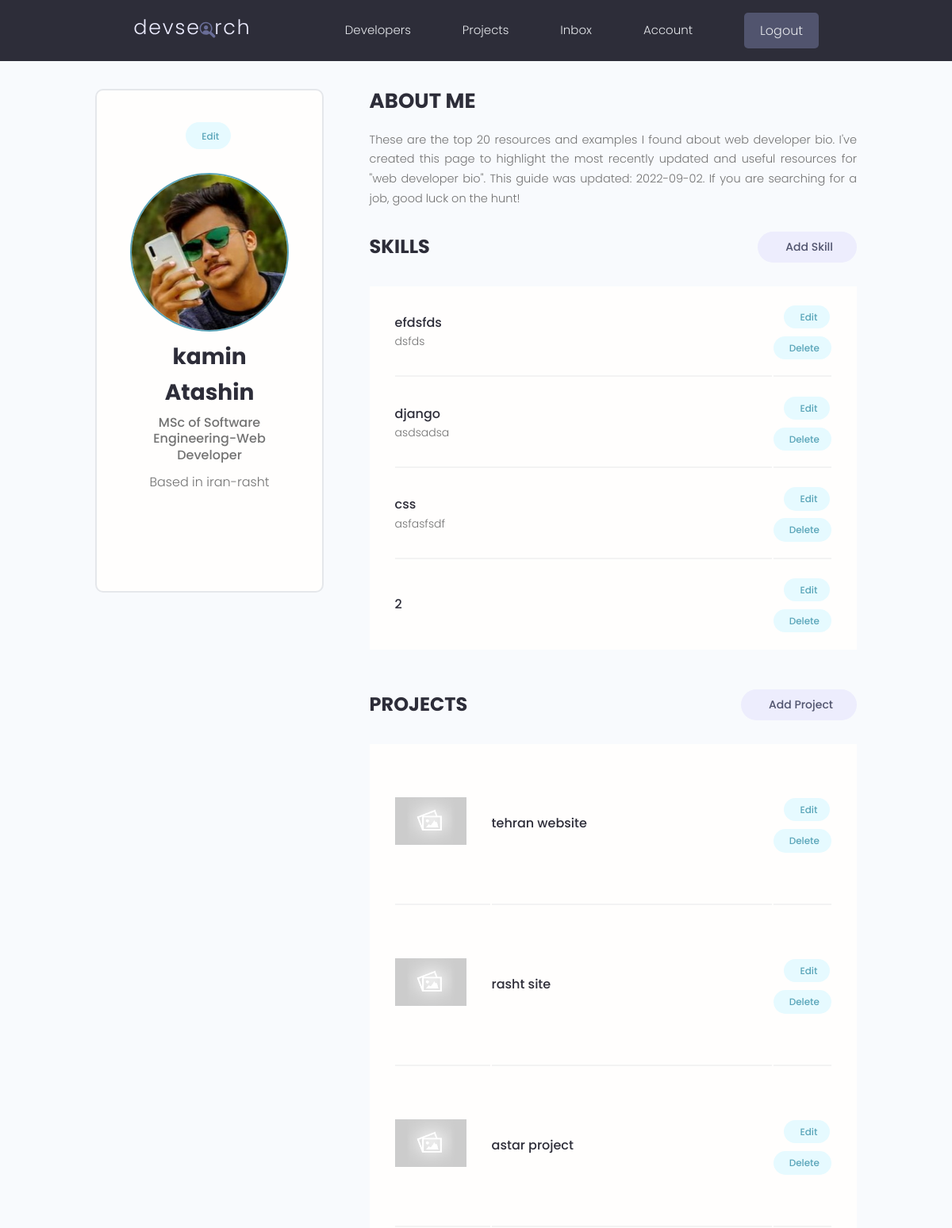
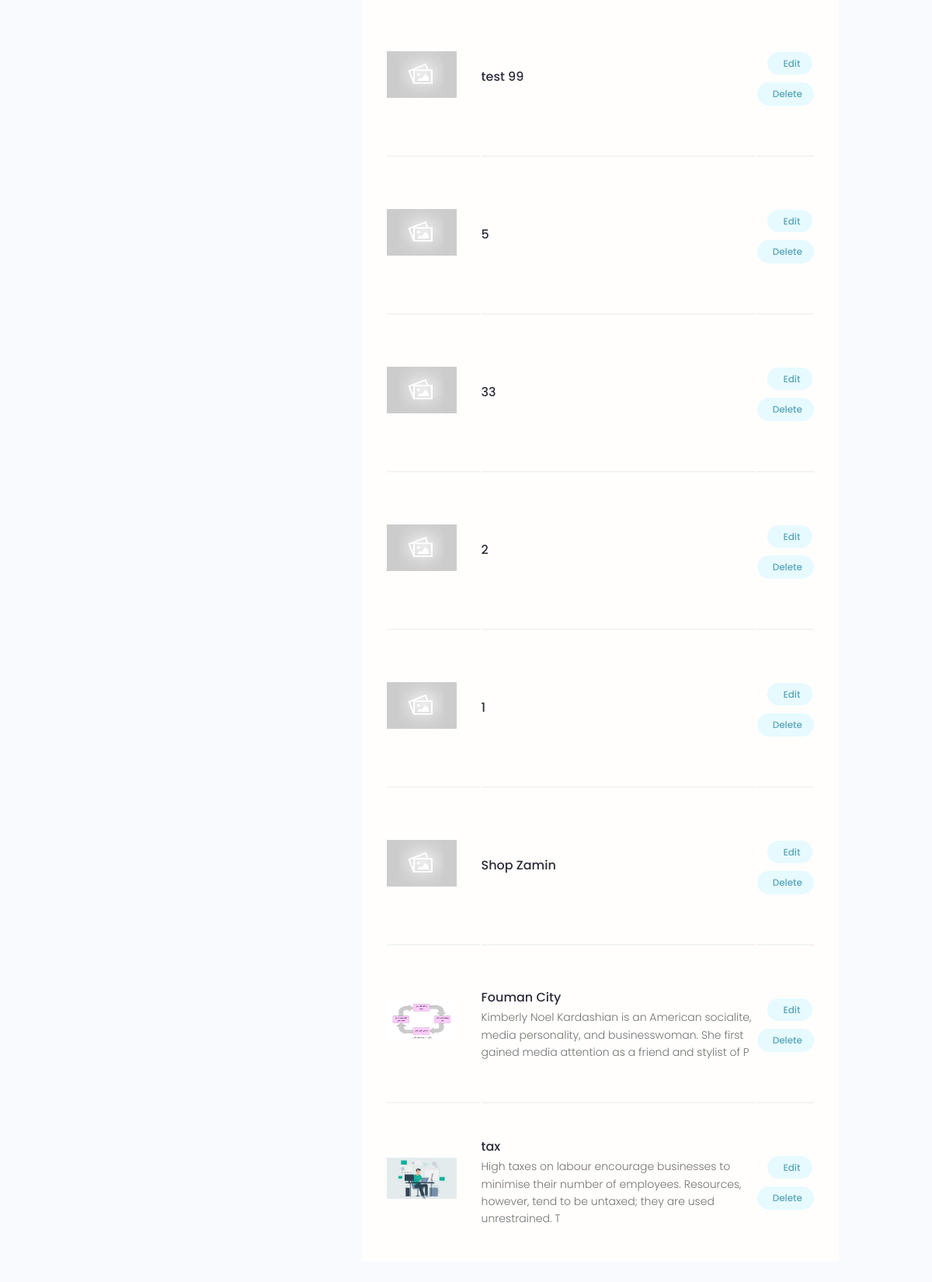
The app's page /account/ (signed in) with its own data (2 pictures, top to bottom).
### users/models.py (models this page shows, shortened)
class Profiles(models.Model):
    user=models.OneToOneField(User,on_delete=models.CASCADE,null=True,blank=True)
    name=models.CharField(max_length=200,blank=True,null=True)
    email=models.EmailField(max_length=500,blank=True,null=True)
    username=models.CharField(max_length=200,blank=True,null=True)
    short_intro=models.CharField(max_length=200,blank=True,null=True)
    username=models.CharField(max_length=40)
    location=models.TextField(null=True,blank=True)
    bio=models.TextField(null=True,blank=True)
    profile_image=models.ImageField(blank=True,null=True,upload_to='profiles/', default='profiles/user-default.png')
    social_github=models.CharField(max_length=2000,null=True,blank=True)
    social_twitter=models.CharField(max_length=2000,null=True,blank=True)
    socail_linkedin=models.CharField(max_length=2000,null=True,blank=True)
    social_youtube=models.CharField(max_length=2000,null=True,blank=True)
    social_website=models.CharField(max_length=2000,null=True,blank=True)
    created=models.DateTimeField(auto_now_add=True,editable=False)
    id=models.UUIDField(default= uuid.uuid4,unique=True,primary_key=True,editable=False)

class Skill(models.Model) :
    owner=models.ForeignKey(Profiles,on_delete=models.CASCADE,null=True,blank=True)
    name=models.CharField(max_length=200,null=True,blank=True)
    description=models.TextField(null=True,blank=True)
    created=models.DateTimeField(auto_now_add=True,editable=False)
    id=models.UUIDField(default=uuid.uuid4,primary_key=True,unique=True,editable=False)

### project/models.py (models this page shows, shortened)
class Project(models.Model):
    owner= models.ForeignKey(Profiles,null=True,blank=True,on_delete=models.SET_NULL)
    title=models.CharField(max_length=200)
    description=models.TextField(null=True , blank=True)
    featured_image= models.ImageField(null=True,blank=True,default='default.jpg')
    demo_link=models.TextField(max_length=2000,null=True,
                                 blank=True)
    source_link=models.CharField(max_length=2000,null=True,
                                blank=True)
    tags=models.ManyToManyField('Tag',blank=True)
    vote_total=models.IntegerField(default=0,null=True,blank=True)
    vote_ratio=models.IntegerField(default=0,null=True,blank=True)
    created= models.DateTimeField(auto_now_add=True)
    id=models.UUIDField(default=uuid.uuid4,unique=True,
                        primary_key=True,editable=False)
    class Meta:
        ordering=['-created']

### users/views.py (the view)
# urls.py: path('account/',views.userAccount,name='account'),
@login_required(login_url='login')
def userAccount(request):
    profile=request.user.profiles
    skills = profile.skill_set.all()
    projects = profile.project_set.all()
    context = {'profile': profile, 'skills': skills, 'projects': projects}
    return render(request,'users/account.html',context)

### users/templates/users/account.html (shortened to what this page needs)
{% extends 'main.html'%}
{%block content %}
  <main class="settingsPage profile my-md">
    <div class="container">
      <div class="layout">
        <div class="column column--1of3">
          <div class="card text-center">
            <div class="card__body dev">
              <a class="tag tag--pill tag--main settings__btn" href="{% url 'edit-account'%}"> Edit</a>
              <img class="avatar avatar--xl dev__avatar" src="{{profile.profile_image.url}}" />
              <h2 class="dev__name">{{profile.name}}</h2>
              <p class="dev__title">{{profile.short_intro}}</p>
              <p class="dev__location">Based in {{profile.location}}</p>
              <ul class="dev__social">
              </ul>
            </div>
          </div>
        </div>
        <div class="column column--2of3">
          <div class="devInfo">
            <h3 class="devInfo__title">About Me</h3>
            <p class="devInfo__about">{{profile.bio}}</p>
          </div>
          <div class="settings">
            <h3 class="settings__title">Skills</h3>
            <a class="tag tag--pill tag--sub settings__btn tag--lg" href="{% url 'create-skill'%}"> Add Skill</a>
          </div>
          <table class="settings__table">
            {% for skill in skills %}
            <tr>
              <td class="settings__tableInfo">
                <h4>{{skill.name}}</h4>
                <p>
                  {{skill.description}}
                </p>
              </td>
              <td class="settings__tableActions">
                <a class="tag tag--pill tag--main settings__btn" href="{% url 'update-skill' skill.id %}"> Edit</a>
                <a class="tag tag--pill tag--main settings__btn" href="{% url 'delete-skill' skill.id %}?next=/account/">
                  Delete</a>
              </td>
            </tr>
            {% endfor %}
          </table>
          <div class="settings">
            <h3 class="settings__title">Projects</h3>
            <a class="tag tag--pill tag--sub settings__btn tag--lg" href="{% url 'create-project'%}"> Add Project</a>
          </div>
          <table class="settings__table">
            {% for project in projects %}
            <tr>
              <td class="settings__thumbnail">
                <a href="{% url 'project' project.id%}"><img src="{{ project.featured_image.url}}" alt="Project Thumbnail" /></a>
              </td>
              <td class="settings__tableInfo">
                <a href="{% url 'project' project.id%}">{{project.title}}</a>
                <p>{{project.description|slice:"150"}}
                </p>
              </td>
              <td class="settings__tableActions">
                <a class="tag tag--pill tag--main settings__btn" href="{% url 'update-project' project.id %}"> Edit</a>
                <a class="tag tag--pill tag--main settings__btn" href="{% url 'delete-project' project.id%}?next=/account">
                  Delete</a>
              </td>
            </tr>
            {%endfor%}
          </table>
        </div>
      </div>
    </div>
  </main>
  {%endblock content%}

### static/styles/app.css (style rules this page uses)
:root { --color-sub: #2d2d39; }
.card { border: 2px solid var(--color-light); }
img { width: 100%; }
.profile .card > .dev { padding: 4rem; }
.dev__avatar { display: block; margin: auto; }
.dev__name { color: var(--color-sub); font-size: 2.8rem; font-weight: 700; margin-top: 1rem; margin-bottom: 0.5rem; }
.dev__title { font-size: 1.6rem; font-weight: 500; line-height: 1.3; }
.dev__location { margin-top: 1rem; }
.dev__social { margin: 3rem 0; list-style: none; display: flex; justify-content: center; gap: 1.5rem; }
.devInfo { margin-bottom: 3rem; }
.devInfo__title, .devInfo__subtitle { font-size: 2.6rem; color: var(--color-sub); text-transform: uppercase; font-weight: 700; margin-bottom: 1.5rem; }
.devInfo__about, .devSkill__info { font-size: 1.45rem; line-height: 1.7; text-align: justify; }
.settingsPage .dev > .settings__btn { display: inline-block; margin-bottom: 3rem; }
.settings { display: flex; justify-content: space-between; align-items: center; }
.settings__title { font-size: 2.4rem; text-transform: uppercase; font-weight: 700; color: var(--color-sub); }
.settings__table { margin-top: 3rem; margin-bottom: 5rem; padding: 0 3rem; background: var(--color-white); }
.settings__table tr { width: 100%; }
.settings__table tr > td { padding: 2rem 0; }
.settings__table tr:not(:last-child) td { border-bottom: 2px solid var(--color-white-light); }
.settings__thumbnail { width: 23%; min-width: 10rem; }
.settings__thumbnail img { padding-right: 3rem; height: 15rem; object-fit: contain; }
.settings__tableInfo { width: 100%; }
.settings__tableInfo h4, .settings__tableInfo a { padding-right: 1rem; width: auto; font-size: 1.6rem; font-weight: 500; color: var(--color-sub); }
.settings__tableInfo p { font-size: 1.4rem; }
.settings__tableActions { text-align: right; }

### static/uikit/styles/modules/_variables.css (style rules this page uses)
:root { --color-main: #5aa5b9; --color-main-light: #e6faff; --color-sub: #3f4156; --color-sub-light: #51546e; --color-sub-lighter: #ededfd; --color-text: #737373; --color-gray: #8b8b8b; --color-light: #e5e7eb; --color-light-gray: #767676; --color-bg: #f8fafd; --color-white: #fffefd; --color-white-light: #f3f3f3; --color-success: #359e64; --color-success-bg: #def8e8; --color-error: #fc4b0b; --color-error-bg: #fff2ee; --font-base: 'Poppins', arial, helvetica, 'Segoe UI', roboto, ubuntu, sans-serif; --font-monospace: 'Fira Code', 'Courier New', courier, monospace; --font-regular: 300; --font-medium: 500; --font-bold: 700; --generic-shadow: 1px 1px 5px #00000010; --generic-transition: all 0.3s ease-in-out; }

### static/uikit/styles/modules/_base.css (style rules this page uses)
* { margin: 0; padding: 0; box-sizing: border-box; text-rendering: optimizeLegibility; color: inherit; font-size: inherit; }
html { font-size: 50%; }
@media only screen and (min-width: 480px) { html { font-size: 56.25%; } }
@media only screen and (min-width: 1200px) { html { font-size: 62.5%; } }
body { line-height: 1.6; font-weight: 400; font-size: 1.5rem; color: var(--color-text); background-color: var(--color-bg); min-height: 100vh; }

### static/uikit/styles/modules/_typography.css (style rules this page uses)
* { font-family: var(--font-base); }
h2 { font-size: 3.6rem; font-weight: var(--font-bold); }
h3 { font-size: 3.2rem; font-weight: var(--font-medium); }
h4 { font-size: 2.8rem; font-weight: var(--font-medium); }
p, span, strong { font-size: 1.6rem; color: var(--color-text); font-weight: var(--font-regular); }
a { padding-bottom: 2px; text-decoration: none; display: inline-block; color: var(--color-main); font-weight: var(--font-medium); }

### static/uikit/styles/modules/_utilities.css (style rules this page uses)
.container { width: 92%; max-width: 165rem; margin: 0 auto; box-sizing: border-box; }
@media screen and (min-width: 1000px) { .container { width: 90%; } }
@media screen and (min-width: 1200px) { .container { width: 80%; } }
.text-center { text-align: center; }
.my-md { margin: 3rem auto; }

### static/uikit/styles/modules/_avatar.css (style rules this page uses)
.avatar { border-radius: 50%; border: 2px solid var(--color-main); object-fit: cover; }
.avatar--xl { height: 20rem; width: 20rem; }

### static/uikit/styles/modules/_card.css (style rules this page uses)
.card { border-radius: 1rem; background-color: var(--color-white); border: 1.5px solid var(--color-light); width: auto; height: auto; margin-top: 0.5rem; margin-bottom: 0.5rem; overflow: hidden; }
.card__body, .card__header { padding: 2rem 2.5rem; }

### static/uikit/styles/modules/_layout.css (style rules this page uses)
.layout { display: flex; flex-flow: row wrap; justify-content: space-between; }
.layout > .column { margin-bottom: 3rem; }
.layout > .column.column--1of3 { flex-basis: 30%; }
.layout > .column.column--2of3 { flex-basis: 64%; }

### records on screen
Profiles: profile_image (picture), name "kamin Atashin", short_intro "MSc of Software Engineering-Web Developer", location "iran-rasht", bio "These are the top 20 resources and examples I found about web developer bio. I've created this page to highlight the most recently updated and useful resources for \"web developer bio\". This guide was updated: 2022-09-02. If you are searching for a job, good luck on the hunt!"
Skill: name "efdsfds", description "dsfds"
Skill: name "django", description "asdsadsa"
Skill: name "css", description "asfasfsdf"
Skill: name "2"
Project: featured_image (placeholder picture), title "tehran website"
Project: featured_image (placeholder picture), title "rasht site"
Project: featured_image (placeholder picture), title "astar project"
Project: featured_image (placeholder picture), title "test 99"
Project: featured_image (placeholder picture), title "5"
Project: featured_image (placeholder picture), title "33"
Project: featured_image (placeholder picture), title "2"
Project: featured_image (placeholder picture), title "1"
Project: featured_image (placeholder picture), title "Shop Zamin"
Project: featured_image (picture), title "Fouman City", description "Kimberly Noel Kardashian is an American socialite, media personality, and businesswoman. She first gained media attention as a friend and stylist of P"
Project: featured_image (picture), title "tax", description "High taxes on labour encourage businesses to minimise their number of employees. Resources, however, tend to be untaxed; they are used unrestrained. T"
